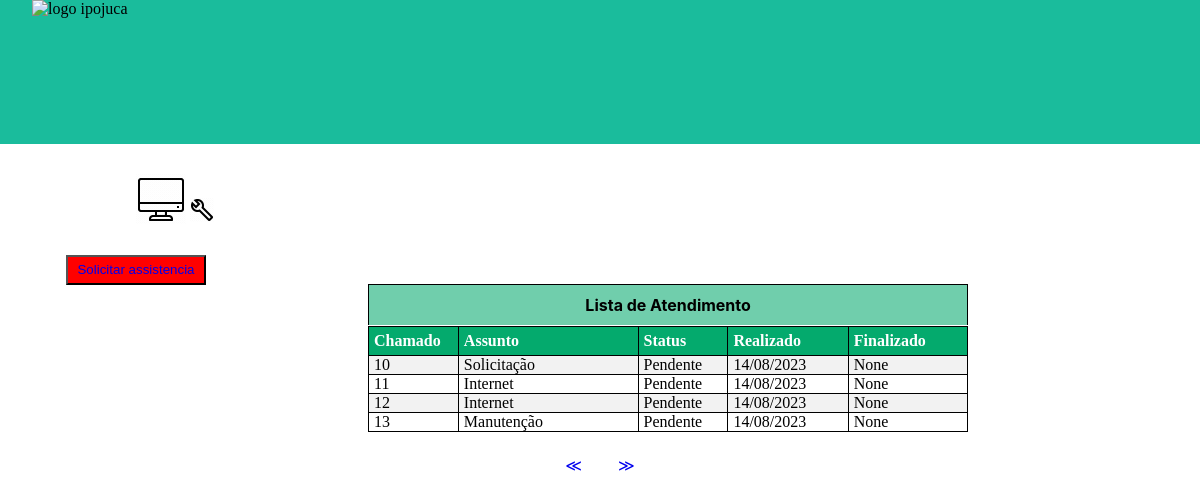
The app's page /chamado/home/?page=3 (signed in) with its own data.
### chamado/models.py (models this page shows, shortened)
class Chamado(models.Model):
    tipo = models.CharField(max_length=15)
    localpro = models.CharField(max_length=30)
    demanda = models.CharField(max_length=300)
    usuario = models.ForeignKey(Usuario, on_delete=models.DO_NOTHING)
    tecnico = models.ForeignKey(Usuarioa, on_delete=models.DO_NOTHING, default=1)
    data_cadastro = models.DateTimeField(default= datetime.today)
    data_finalizado = models.DateField(null=True, blank=True)
    status = models.CharField(max_length=40, default='Pendente')
    unidade = models.CharField(max_length=65, default='N/A')
    solucao = models.CharField(max_length=399, default='N/A')

### chamado/views.py (the view)
# urls.py: path('home/', views.logge, name='home'),
def logge(request):
    if request.session.get('usuario'):
        usuario = Usuario.objects.get(id = request.session['usuario'])
        chamados = Chamado.objects.filter(usuario=usuario)
        paginator = Paginator(chamados, 4)
        page_num = request.GET.get('page')
        page = paginator.get_page(page_num)
        return render(request, 'html/inig.html/', {'page':page, 'usuario':usuario})
    else:
        return redirect('/login/gestor')

### chamado/templates/html/inig.html (shortened to what this page needs)
{% load static %}
<!DOCTYPE html>
<html lang="pt-br">
<head>
    <link rel="stylesheet" href="{% static 'css/inig.css' %}">
</head>
<body>
    <div class="divim">
    <img class="imglog" src="https://www.ipojuca.pe.gov.br/wp-content/uploads/2021/03/loader-pmi.png" alt="logo ipojuca">
    </div>
    <img class="imgpc" src="{% static 'img/pc.gif' %}" alt="https://icons8.com.br/icons/set/pc">
    <img class="imgchave"  src="{% static 'img/inclesa.gif' %}" alt="https://icons8.com.br/icons/set/chave-inglesa">
    <button class="botach" type="submit"> <a style="text-decoration: none" href="{% url 'cadastro' %}">Solicitar assistencia</a></button>
    <div class="divname">Lista de Atendimento</div>
    <table id="tabela">
        <tr>
          <th style="width: 15%;"> <span>Chamado</span></th>
          <th style="width: 30%;"><span>Assunto</span></th>
          <th style="width: 15%;"><span>Status</span></th>
          <th><span>Realizado</span></th>
          <th><span>Finalizado</span></th>
        </tr>
        {% for chamado in page.object_list %}
        <tr >
          <td >{{ chamado.id }}</td>
          <td>{{ chamado.tipo }}</td>
          <td>{{ chamado.status }}</td>
          <td>{{chamado.data_cadastro|date:"d/m/Y"}}</td>
          <td>{{chamado.data_finalizado}}</td>
        </tr>
        {% endfor %}
    </table>
    <div class="pagina">
      {% if page.has_previous %}
        <a href="{% url 'home' %}?page={{ page.previous_page_number }}">&#8810;&#8195; &#8195; </a>
      {% endif %}
      {% if page.has_next %}
        <a href="{% url 'home' %}?page={{ page.next_page_number }}">&#8811;</a>
      {% endif %}
    </div>
</body>
</html>

### static/css/inig.css (style rules this page uses)
body, html { margin: 0; padding: 0; width: 100%; height: 100%; overflow: hidden; }
a { text-decoration: none; }
.pagina { display: flex; justify-content: center; margin-top: 13vh; }
.divim { background: #1abc9c; width: 100%; height: 18vh; flex-shrink: 0; }
.imglog { width: 120px; height: 123px; flex-shrink: 0; position: relative; top: 0vh; right: -4vh; }
.imgpc { position: relative; top: 30px; right: -17vh; }
.imgchave { position: relative; top: 28px; right: -17vh; }
.botach { background: red; color: #fff; width: 140px; height: 30px; position: relative; top: 10%; right: 2vh; }
.divname { background-color: #04aa6d91; width: 49.85%; height: 5vh; flex-shrink: 0; position: relative; top: 9.88vh; right: -46vh; font-family: 'Inter' ; font-weight: bold; display: flex; align-items: center; justify-content: center; border: 1px solid black; border-bottom: none; }
span { color: #fff; }
tr:nth-child(even) { background: #f2f2f2; }
td { border: 1px solid; padding: 5px; line-height: 0.5; }
th { padding-top: 8px; padding-bottom: 8px; text-align: left; background-color: #04AA6D; color: black; padding: 5px; border-bottom: 1px solid; border: 1px solid; }
table { width: 50%; border: 1px solid; border-collapse: collapse;position: relative; top: 10%; right: -46vh; border-top: none; }

### records on screen
Chamado: id "10", tipo "Solicitação", status "Pendente", data_cadastro "14/08/2023", data_finalizado "None"
Chamado: id "11", tipo "Internet", status "Pendente", data_cadastro "14/08/2023", data_finalizado "None"
Chamado: id "12", tipo "Internet", status "Pendente", data_cadastro "14/08/2023", data_finalizado "None"
Chamado: id "13", tipo "Manutenção", status "Pendente", data_cadastro "14/08/2023", data_finalizado "None"
